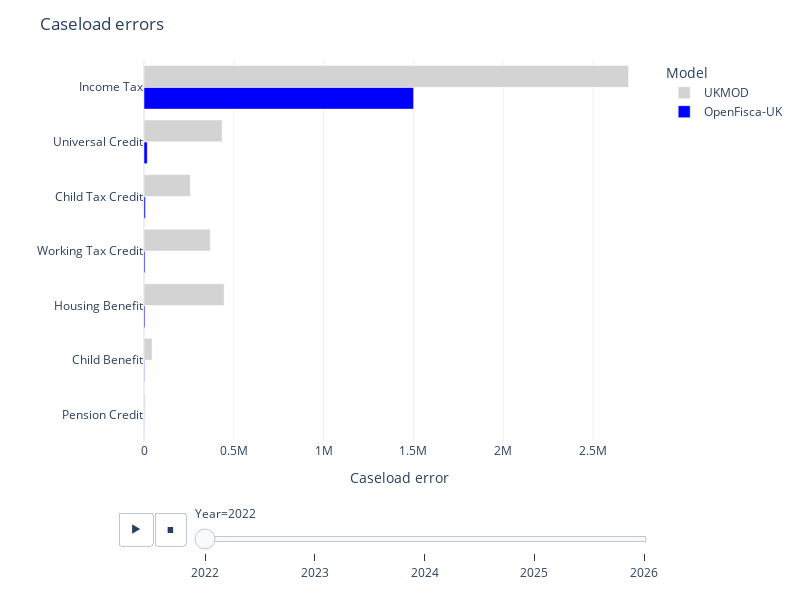

The code cell stored with this chart in its notebook:
### Code cell
def error_chart(table, title=None):
    hovertemplate = "<b>%{customdata[4]} in %{customdata[3]}</b><br>Error: %{x}<br>Official: %{customdata[2]}m<br>OpenFisca-UK: %{customdata[0]}m<br>UKMOD: %{customdata[1]}m"
    table = table.replace("", np.nan).dropna(axis=0)
    table[[OPENFISCA_UK, UKMOD]] = table[[OPENFISCA_UK, UKMOD]].abs() / 1e2
    fig = (
        px.bar(
            table.sort_values(["Year", OPENFISCA_UK]),
            x=[OPENFISCA_UK, UKMOD],
            y="Program",
            orientation="h",
            animation_frame="Year",
            barmode="group",
            color_discrete_map={
                OPENFISCA_UK: "blue",
                UKMOD: "lightgrey",
            },
            custom_data=[
                "OpenFisca-UK caseload",
                "UKMOD caseload",
                "External caseload",
                "Year",
                "Program",
            ],
        )
        .update_layout(
            width=800,
            height=600,
            xaxis_title="Caseload error",
            title=title,
            template="plotly_white",
            legend_title="Model",
            yaxis_title="",
            legend_traceorder="reversed",
        )
        .update_traces(hovertemplate=hovertemplate)
    )
    for frame in fig.frames:
        for data in frame.data:
            data.hovertemplate = hovertemplate
    return fig


error_chart(
    tables_to_model_comparisons(
        {
            "": model_validation_table(
                caseload_error,
                models=[OPENFISCA_UK, UKMOD],
                decimals=1,
                divisor=1e-2,
            ),
            "caseload": model_validation_table(
                caseload, divisor=1e6, decimals=1
            ),
        }
    ),
    title="Caseload errors",
)

### Figure 1 — Plotly figure (JSON) as saved in the notebook; plotly's stock layout.template omitted (floating-point values rounded to 4 significant figures)
{"data": [{"alignmentgroup": "True", "customdata": [[1.4, 1.4, 1.4, 2022, "Pension Credit"], [7.1, 7.1, 7.1, 2022, "Child Benefit"], [2.7, 2.3, 2.7, 2022, "Housing Benefit"], [0.9, 0.5, 0.9, 2022, "Working Tax Credit"], [1.3, 1.1, 1.3, 2022, "Child Tax Credit"], [4.7, 4.2, 4.6, 2022, "Universal Credit"], [31.2, 30, 32.7, 2022, "Income Tax"]], "hovertemplate": "<b>%{customdata[4]} in %{customdata[3]}</b><br>Error: %{x}<br>Official: %{customdata[2]}m<br>OpenFisca-UK: %{customdata[0]}m<br>UKMOD: %{customdata[1]}m", "legendgroup": "OpenFisca-UK", "marker": {"color": "blue", "pattern": {"shape": ""}}, "name": "OpenFisca-UK", "offsetgroup": "OpenFisca-UK", "orientation": "h", "showlegend": true, "textposition": "auto", "type": "bar", "x": [685.2, 2692.0, 5363.0, 5744.0, 8035.0, 18120.0, 1501000.0], "xaxis": "x", "y": ["Pension Credit", "Child Benefit", "Housing Benefit", "Working Tax Credit", "Child Tax Credit", "Universal Credit", "Income Tax"], "yaxis": "y"}, {"alignmentgroup": "True", "customdata": [[1.4, 1.4, 1.4, 2022, "Pension Credit"], [7.1, 7.1, 7.1, 2022, "Child Benefit"], [2.7, 2.3, 2.7, 2022, "Housing Benefit"], [0.9, 0.5, 0.9, 2022, "Working Tax Credit"], [1.3, 1.1, 1.3, 2022, "Child Tax Credit"], [4.7, 4.2, 4.6, 2022, "Universal Credit"], [31.2, 30, 32.7, 2022, "Income Tax"]], "hovertemplate": "<b>%{customdata[4]} in %{customdata[3]}</b><br>Error: %{x}<br>Official: %{customdata[2]}m<br>OpenFisca-UK: %{customdata[0]}m<br>UKMOD: %{customdata[1]}m", "legendgroup": "UKMOD", "marker": {"color": "lightgrey", "pattern": {"shape": ""}}, "name": "UKMOD", "offsetgroup": "UKMOD", "orientation": "h", "showlegend": true, "textposition": "auto", "type": "bar", "x": [7000, 45220.0, 446000, 369000.0, 257700.0, 435000, 2697000.0], "xaxis": "x", "y": ["Pension Credit", "Child Benefit", "Housing Benefit", "Working Tax Credit", "Child Tax Credit", "Universal Credit", "Income Tax"], "yaxis": "y"}], "layout": {"barmode": "group", "height": 600, "legend": {"title": {"text": "Model"}, "tracegroupgap": 0, "traceorder": "reversed"}, "margin": {"t": 60}, "sliders": [{"active": 0, "currentvalue": {"prefix": "Year="}, "len": 0.9, "pad": {"b": 10, "t": 60}, "steps": [{"args": [["2022"], {"frame": {"duration": 0, "redraw": true}, "fromcurrent": true, "mode": "immediate", "transition": {"duration": 0, "easing": "linear"}}], "label": "2022", "method": "animate"}, {"args": [["2023"], {"frame": {"duration": 0, "redraw": true}, "fromcurrent": true, "mode": "immediate", "transition": {"duration": 0, "easing": "linear"}}], "label": "2023", "method": "animate"}, {"args": [["2024"], {"frame": {"duration": 0, "redraw": true}, "fromcurrent": true, "mode": "immediate", "transition": {"duration": 0, "easing": "linear"}}], "label": "2024", "method": "animate"}, {"args": [["2025"], {"frame": {"duration": 0, "redraw": true}, "fromcurrent": true, "mode": "immediate", "transition": {"duration": 0, "easing": "linear"}}], "label": "2025", "method": "animate"}, {"args": [["2026"], {"frame": {"duration": 0, "redraw": true}, "fromcurrent": true, "mode": "immediate", "transition": {"duration": 0, "easing": "linear"}}], "label": "2026", "method": "animate"}], "x": 0.1, "xanchor": "left", "y": 0, "yanchor": "top"}], "title": {"text": "Caseload errors"}, "updatemenus": [{"buttons": [{"args": [null, {"frame": {"duration": 500, "redraw": true}, "fromcurrent": true, "mode": "immediate", "transition": {"duration": 500, "easing": "linear"}}], "label": "&#9654;", "method": "animate"}, {"args": [[null], {"frame": {"duration": 0, "redraw": true}, "fromcurrent": true, "mode": "immediate", "transition": {"duration": 0, "easing": "linear"}}], "label": "&#9724;", "method": "animate"}], "direction": "left", "pad": {"r": 10, "t": 70}, "showactive": false, "type": "buttons", "x": 0.1, "xanchor": "right", "y": 0, "yanchor": "top"}], "width": 800, "xaxis": {"anchor": "y", "autorange": true, "domain": [0, 1], "range": [0, 2839000.0], "title": {"text": "Caseload error"}, "type": "linear"}, "yaxis": {"anchor": "x", "autorange": true, "domain": [0, 1], "range": [-0.5, 6.5], "title": {"text": ""}, "type": "category"}}}
